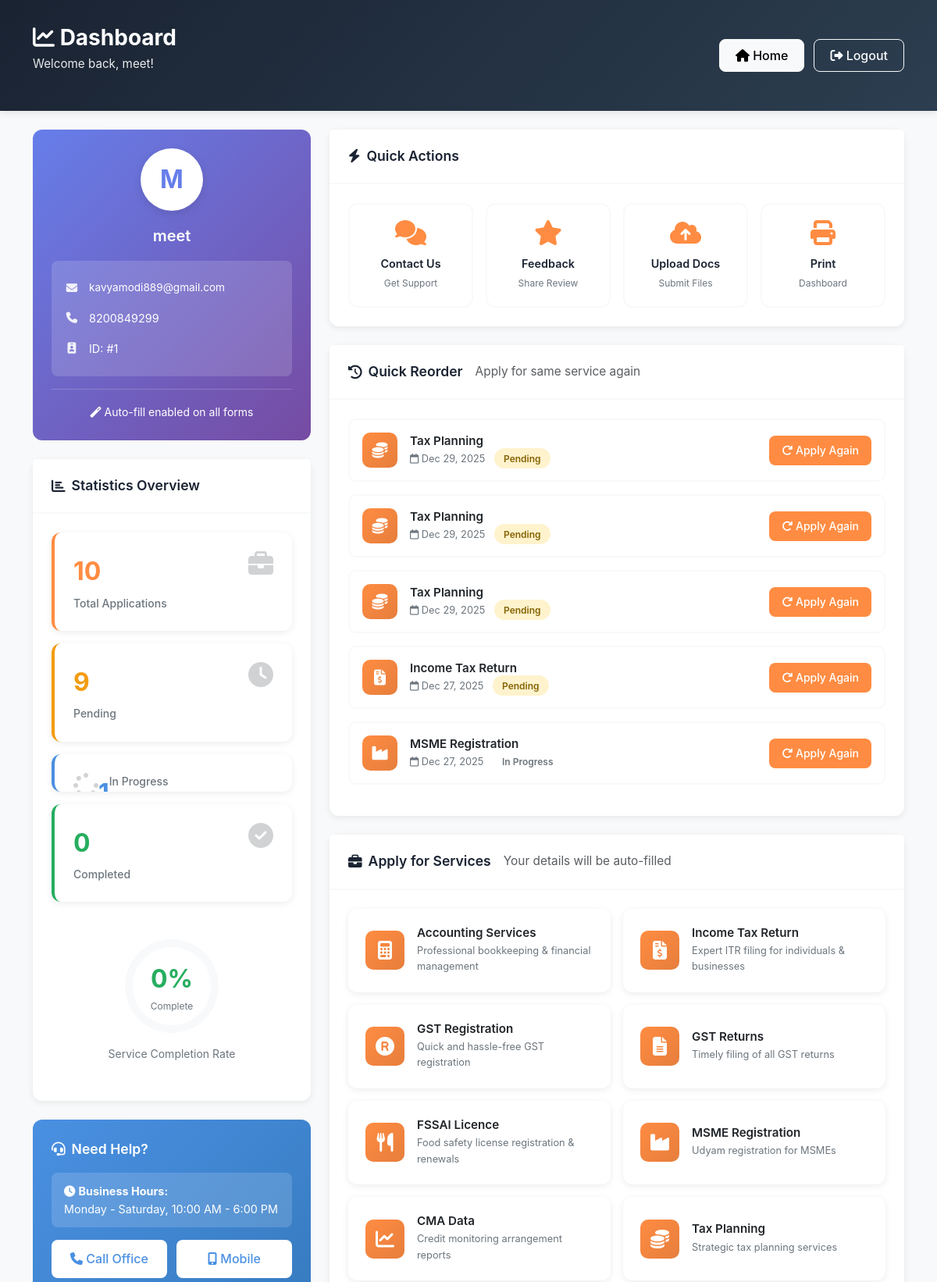
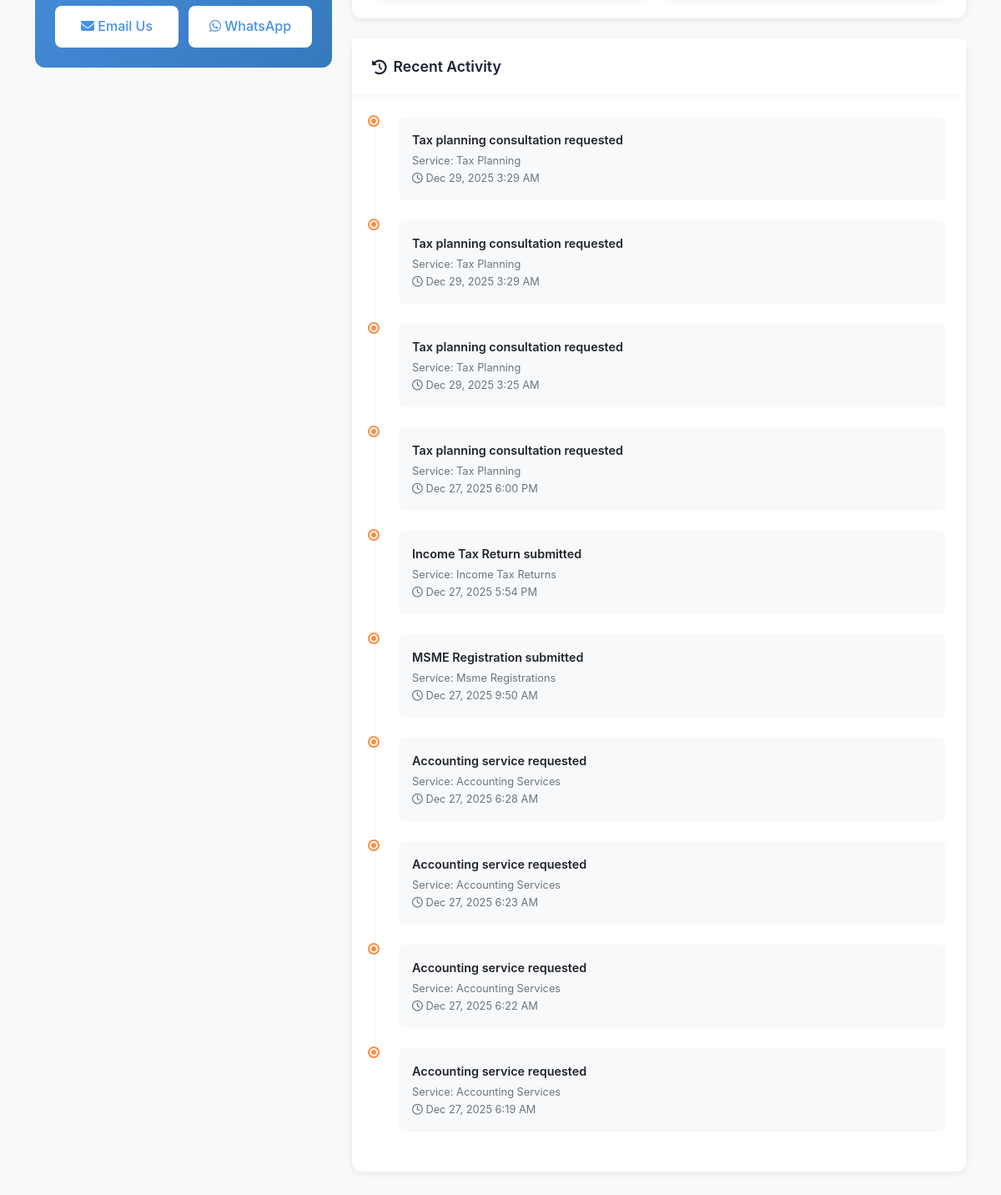
Screenshot of /user_dashboard.php (signed in) with the database file from the repository (2 pictures, top to bottom).
### tables this page shows
CREATE TABLE IF NOT EXISTS `users` (
  `id` int(11) NOT NULL AUTO_INCREMENT,
  `name` varchar(100) NOT NULL,
  `email` varchar(100) NOT NULL,
  `phone` varchar(15) NOT NULL,
  `company_name` varchar(255) DEFAULT NULL,
  `gstin` varchar(15) DEFAULT NULL,
  `is_active` tinyint(1) DEFAULT '1',
  `password` varchar(255) NOT NULL,
  `created_at` timestamp NOT NULL DEFAULT CURRENT_TIMESTAMP,
  `updated_at` timestamp NOT NULL DEFAULT CURRENT_TIMESTAMP ON UPDATE CURRENT_TIMESTAMP,
  PRIMARY KEY (`id`),
  UNIQUE KEY `email` (`email`),
  KEY `idx_users_email` (`email`),
  KEY `idx_users_gstin` (`gstin`)
);

CREATE TABLE IF NOT EXISTS `tax_planning` (
  `id` int(11) NOT NULL AUTO_INCREMENT,
  `user_name` varchar(255) DEFAULT NULL,
  `user_email` varchar(255) DEFAULT NULL,
  `user_phone` varchar(20) DEFAULT NULL,
  `user_id` int(11) DEFAULT NULL,
  `financial_year` varchar(10) NOT NULL,
  `assessment_year` varchar(10) NOT NULL,
  `consultation_date` date DEFAULT NULL,
  `income_sources` text,
  `existing_investments` text,
  `recommended_investments` text,
  `estimated_tax_liability` decimal(15,2) DEFAULT NULL,
  `potential_tax_saving` decimal(15,2) DEFAULT NULL,
  `strategies_suggested` text,
  `documents` text,
  `notes` text,
  `status` varchar(20) DEFAULT 'Pending',
  `assigned_to` int(11) DEFAULT NULL,
  `created_at` timestamp NOT NULL DEFAULT CURRENT_TIMESTAMP,
  `updated_at` timestamp NOT NULL DEFAULT CURRENT_TIMESTAMP ON UPDATE CURRENT_TIMESTAMP,
  `submitted_at` timestamp NULL DEFAULT CURRENT_TIMESTAMP,
  PRIMARY KEY (`id`),
  KEY `idx_user_id` (`user_id`),
  KEY `idx_financial_year` (`financial_year`),
  KEY `idx_status` (`status`),
  KEY `idx_assigned_to` (`assigned_to`),
  KEY `idx_user_email` (`user_email`(191)),
  KEY `idx_user_phone` (`user_phone`)
);

CREATE TABLE IF NOT EXISTS `income_tax_returns` (
  `id` int(11) NOT NULL AUTO_INCREMENT,
  `user_id` int(11) NOT NULL,
  `assessment_year` varchar(10) NOT NULL,
  `financial_year` varchar(10) NOT NULL,
  `pan_number` varchar(10) NOT NULL,
  `aadhaar_number` varchar(12) NOT NULL,
  `return_type` varchar(50) NOT NULL,
  `salary_income` decimal(15,2) DEFAULT '0.00',
  `business_income` decimal(15,2) DEFAULT '0.00',
  `capital_gains` decimal(15,2) DEFAULT '0.00',
  `other_income` decimal(15,2) DEFAULT '0.00',
  `total_income` decimal(15,2) DEFAULT '0.00',
  `section_80c` decimal(15,2) DEFAULT '0.00',
  `section_80d` decimal(15,2) DEFAULT '0.00',
  `home_loan_interest` decimal(15,2) DEFAULT '0.00',
  `other_deductions` decimal(15,2) DEFAULT '0.00',
  `total_deductions` decimal(15,2) DEFAULT '0.00',
  `tax_payable` decimal(15,2) DEFAULT '0.00',
  `tds_deducted` decimal(15,2) DEFAULT '0.00',
  `advance_tax` decimal(15,2) DEFAULT '0.00',
  `self_assessment_tax` decimal(15,2) DEFAULT '0.00',
  `tax_paid` decimal(15,2) DEFAULT '0.00',
  `bank_name` varchar(255) DEFAULT NULL,
  `account_number` varchar(50) DEFAULT NULL,
  `ifsc_code` varchar(11) DEFAULT NULL,
  `bank_statement_path` varchar(500) DEFAULT NULL,
  `notes` text,
  `status` varchar(50) DEFAULT 'Pending',
  `created_at` timestamp NOT NULL DEFAULT CURRENT_TIMESTAMP,
  `updated_at` timestamp NOT NULL DEFAULT CURRENT_TIMESTAMP ON UPDATE CURRENT_TIMESTAMP,
  PRIMARY KEY (`id`),
  UNIQUE KEY `unique_itr` (`pan_number`,`assessment_year`,`financial_year`),
  KEY `idx_pan` (`pan_number`),
  KEY `idx_user` (`user_id`),
  KEY `idx_ay` (`assessment_year`)
);

CREATE TABLE IF NOT EXISTS `msme_registrations` (
  `id` int(11) NOT NULL AUTO_INCREMENT,
  `user_name` varchar(255) DEFAULT NULL,
  `user_email` varchar(255) DEFAULT NULL,
  `user_phone` varchar(20) DEFAULT NULL,
  `user_id` int(11) DEFAULT NULL,
  `business_name` varchar(255) NOT NULL,
  `trade_name` varchar(255) DEFAULT NULL,
  `business_type` varchar(100) DEFAULT NULL,
  `pan_number` varchar(10) NOT NULL,
  `aadhaar_number` varchar(12) DEFAULT NULL,
  `business_address` text,
  `state` varchar(100) DEFAULT NULL,
  `pincode` varchar(10) DEFAULT NULL,
  `investment_amount` decimal(15,2) DEFAULT NULL,
  `annual_turnover` decimal(15,2) DEFAULT NULL,
  `number_of_employees` int(11) DEFAULT NULL,
  `udyam_number` varchar(50) DEFAULT NULL,
  `registration_date` date DEFAULT NULL,
  `certificate_path` varchar(255) DEFAULT NULL,
  `passport_photo` varchar(255) DEFAULT NULL,
  `documents` text,
  `notes` text,
  `detailed_info_requested` tinyint(1) DEFAULT '0',
  `info_request_date` timestamp NULL DEFAULT NULL,
  `status` varchar(20) DEFAULT 'Pending',
  `assigned_to` int(11) DEFAULT NULL,
  `created_at` timestamp NOT NULL DEFAULT CURRENT_TIMESTAMP,
  `updated_at` timestamp NOT NULL DEFAULT CURRENT_TIMESTAMP ON UPDATE CURRENT_TIMESTAMP,
  `submitted_at` timestamp NULL DEFAULT CURRENT_TIMESTAMP,
  PRIMARY KEY (`id`),
  KEY `idx_user_id` (`user_id`),
  KEY `idx_pan` (`pan_number`),
  KEY `idx_udyam` (`udyam_number`),
  KEY `idx_status` (`status`),
  KEY `idx_assigned_to` (`assigned_to`),
  KEY `idx_user_email` (`user_email`(191)),
  KEY `idx_user_phone` (`user_phone`),
  KEY `idx_trade_name` (`trade_name`(191))
);

CREATE TABLE IF NOT EXISTS `activity_log` (
  `id` int(11) NOT NULL AUTO_INCREMENT,
  `user_id` int(11) DEFAULT NULL,
  `user_email` varchar(255) DEFAULT NULL,
  `admin_id` int(11) DEFAULT NULL,
  `action` varchar(255) NOT NULL,
  `entity_type` varchar(100) DEFAULT NULL,
  `entity_id` int(11) DEFAULT NULL,
  `description` text,
  `ip_address` varchar(45) DEFAULT NULL,
  `user_agent` text,
  `created_at` timestamp NOT NULL DEFAULT CURRENT_TIMESTAMP,
  PRIMARY KEY (`id`),
  KEY `idx_user_id` (`user_id`),
  KEY `idx_admin_id` (`admin_id`),
  KEY `idx_action` (`action`(191)),
  KEY `idx_entity` (`entity_type`,`entity_id`),
  KEY `idx_created_at` (`created_at`),
  KEY `idx_user_email` (`user_email`(191))
);

### user_dashboard.php (the view, shortened to what the rows shown need)
<?php
require_once 'db_config.php';
$user_id = getUserId();
$user_email = getUserEmail();
$stmt = $conn->prepare("SELECT phone FROM users WHERE id = ?");
$stmt->bind_param("i", $user_id);
$stmt->execute();
$result = $stmt->get_result();
$user_data = $result->fetch_assoc();
$user_phone = isset($user_data['phone']) ? $user_data['phone'] : 'Not provided';
$service_tables = array(
    array('table' => 'accounting_services', 'name' => 'Accounting Services', 'icon' => 'calculator'),
    array('table' => 'income_tax_returns', 'name' => 'Income Tax Return', 'icon' => 'file-invoice-dollar'),
    array('table' => 'gst_registrations', 'name' => 'GST Registration', 'icon' => 'registered'),
    array('table' => 'gst_returns', 'name' => 'GST Returns', 'icon' => 'file-alt'),
    array('table' => 'fssai_licences', 'name' => 'FSSAI Licence', 'icon' => 'utensils'),
    array('table' => 'msme_registrations', 'name' => 'MSME Registration', 'icon' => 'industry'),
    array('table' => 'cma_data', 'name' => 'CMA Data', 'icon' => 'chart-line'),
    array('table' => 'tax_planning', 'name' => 'Tax Planning', 'icon' => 'coins')
);
$recent_activities = array();
$activity_query = "SELECT action, entity_type, description, created_at
                   FROM activity_log
                   WHERE user_id = ? OR user_email = ?
                   ORDER BY created_at DESC
                   LIMIT 10";
$stmt = $conn->prepare($activity_query);
$stmt->bind_param("is", $user_id, $user_email);
$stmt->execute();
$result = $stmt->get_result();
while ($row = $result->fetch_assoc()) {
    $recent_activities[] = $row;
}
$previous_services = array();
foreach ($service_tables as $service) {
    $query = "SELECT id, created_at, status FROM {$service['table']} WHERE user_id = ? ORDER BY created_at DESC LIMIT 3";
    $stmt = $conn->prepare($query);
    $stmt->bind_param("i", $user_id);
    $stmt->execute();
    $result = $stmt->get_result();
    while ($row = $result->fetch_assoc()) {
        $previous_services[] = array(
            'service_name' => $service['name'],
            'service_table' => $service['table'],
            'service_icon' => $service['icon'],
            'id' => $row['id'],
            'date' => $row['created_at'],
            'status' => $row['status']
        );
    }
}
usort($previous_services, function($a, $b) {
    return strtotime($b['date']) - strtotime($a['date']);
});
$previous_services = array_slice($previous_services, 0, 5);
?>
<!DOCTYPE html>
<html lang="en">
<head>
    <link href="https://cdn.jsdelivr.net/npm/bootstrap@5.3.2/dist/css/bootstrap.min.css" rel="stylesheet">
    <link rel="stylesheet" href="https://cdnjs.cloudflare.com/ajax/libs/font-awesome/6.4.0/css/all.min.css">
</head>
<body>
    <div class="dashboard-header">
        <div class="container">
            <div class="header-content">
                <div class="header-title">
                    <h1><i class="fas fa-chart-line"></i> Dashboard</h1>
                </div>
            </div>
        </div>
    </div>
    <div class="container py-4">
        <div class="row">
            <div class="col-lg-4">
                <div class="profile-card mb-4">
                    <div class="profile-details">
                        <div class="profile-detail-item">
                            <i class="fas fa-phone"></i>
                            <span><?php echo htmlspecialchars($user_phone); ?></span>
                        </div>
                    </div>
                </div>
            </div>
            <div class="col-lg-8">
                <?php if (!empty($previous_services)): ?>
                <div class="card">
                    <div class="card-body">
                        <?php foreach ($previous_services as $service): ?>
                        <div class="application-item">
                            <div class="application-info">
                                <div class="application-icon">
                                    <i class="fas fa-<?php echo $service['service_icon']; ?>"></i>
                                </div>
                                <div class="application-details">
                                    <h6><?php echo htmlspecialchars($service['service_name']); ?></h6>
                                    <div class="application-meta">
                                        <i class="far fa-calendar"></i>
                                        <?php echo date('M d, Y', strtotime($service['date'])); ?>
                                        <span class="badge-status badge-<?php echo strtolower(str_replace(' ', '-', $service['status'])); ?> ms-2">
                                            <?php echo htmlspecialchars($service['status']); ?>
                                        </span>
                                    </div>
                                </div>
                            </div>
                            <button class="btn-reorder" onclick="reorderService('<?php echo $service['service_table']; ?>')">
                                <i class="fas fa-redo"></i> Apply Again
                            </button>
                        </div>
                        <?php endforeach; ?>
                    </div>
                </div>
                <?php endif; ?>
                <div class="card">
                    <div class="card-body">
                        <?php if (!empty($recent_activities)): ?>
                        <div class="activity-timeline">
                            <?php foreach ($recent_activities as $activity): ?>
                            <div class="activity-item">
                                <div class="activity-dot"></div>
                                <div class="activity-content">
                                    <div class="activity-title"><?php echo htmlspecialchars($activity['description']); ?></div>
                                    <?php if ($activity['entity_type']): ?>
                                    <div class="activity-meta">
                                        Service: <?php echo htmlspecialchars(ucwords(str_replace('_', ' ', $activity['entity_type']))); ?>
                                    </div>
                                    <?php endif; ?>
                                    <div class="activity-meta">
                                        <i class="far fa-clock"></i>
                                        <?php echo date('M d, Y g:i A', strtotime($activity['created_at'])); ?>
                                    </div>
                                </div>
                            </div>
                            <?php endforeach; ?>
                        </div>
                        <?php endif; ?>
                    </div>
                </div>
            </div>
        </div>
    </div>
</body>
</html>

### rows the page displays
users: phone "8200849299"
tax_planning: service_name "Tax Planning", created_at "Dec 29, 2025", status "Pending"
tax_planning: service_name "Tax Planning", created_at "Dec 29, 2025", status "Pending"
tax_planning: service_name "Tax Planning", created_at "Dec 29, 2025", status "Pending"
income_tax_returns: service_name "Income Tax Return", created_at "Dec 27, 2025", status "Pending"
msme_registrations: service_name "MSME Registration", created_at "Dec 27, 2025", status "In Progress"
activity_log: description "Tax planning consultation requested", entity_type "Tax Planning", created_at "Dec 29, 2025 3:29 AM"
activity_log: description "Tax planning consultation requested", entity_type "Tax Planning", created_at "Dec 29, 2025 3:29 AM"
activity_log: description "Tax planning consultation requested", entity_type "Tax Planning", created_at "Dec 29, 2025 3:25 AM"
activity_log: description "Tax planning consultation requested", entity_type "Tax Planning", created_at "Dec 27, 2025 6:00 PM"
activity_log: description "Income Tax Return submitted", entity_type "Income Tax Returns", created_at "Dec 27, 2025 5:54 PM"
activity_log: description "MSME Registration submitted", entity_type "Msme Registrations", created_at "Dec 27, 2025 9:50 AM"
activity_log: description "Accounting service requested", entity_type "Accounting Services", created_at "Dec 27, 2025 6:28 AM"
activity_log: description "Accounting service requested", entity_type "Accounting Services", created_at "Dec 27, 2025 6:23 AM"
activity_log: description "Accounting service requested", entity_type "Accounting Services", created_at "Dec 27, 2025 6:22 AM"
activity_log: description "Accounting service requested", entity_type "Accounting Services", created_at "Dec 27, 2025 6:19 AM"

### other values shown
$user_name "meet"
substr($user_name, 0, 1) "M"
$user_email "kavyamodi889@gmail.com"
$user_id "1"
$stats['total_applications'] "10"
$stats['pending'] "9"
$stats['completed'] "0"
$completion_rate "0"
